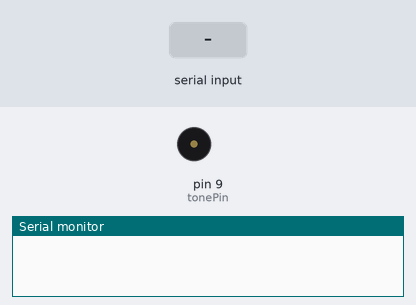
A sketch run on a simulated Arduino Uno, built with avr-gcc and run on an emulated ATmega328P. Parts: buzzer (waves = sounding), the last lines printed to the serial monitor. The inputs (shaded band) are chosen by the test bench.

Above: at 1.2 s.
1.3 s: "0" received over Serial
At 1.4 s:
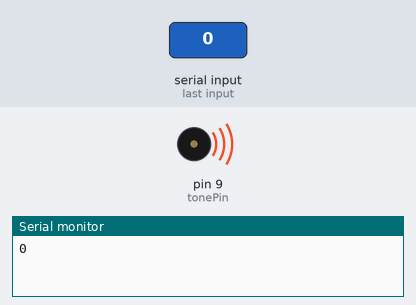
4.3 s: "1" received over Serial
7.3 s: "2" received over Serial
Timing chart, 0 to 10.3 s (numbered marks = the images above; inputs shaded):
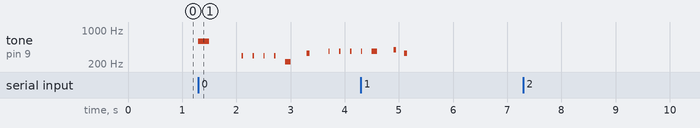

The sketch:

project.ino
```cpp
int tonePin = 9;

void setup()
{
  Serial.begin(9600);
}

void loop()
{
  if(Serial.available()>0)
    {
      char data = Serial.read();
      Serial.println(data);
      switch (data)
      {
        case '0':
                tone(tonePin, 587, 200.0);
    delay(800.0);
    tone(tonePin, 293, 25.0);
    delay(100.0);
    delay(100.0);
    tone(tonePin, 293, 25.0);
    delay(100.0);
    delay(100.0);
    tone(tonePin, 293, 25.0);
    delay(100.0);
    delay(100.0);
    tone(tonePin, 293, 25.0);
    delay(100.0);
    delay(100.0);
    tone(tonePin, 220, 100.0);
    delay(400.0);
    tone(tonePin, 329, 50.0);
    delay(200.0);
    delay(200.0);
    tone(tonePin, 369, 25.0);
    delay(100.0);
    delay(100.0);
    tone(tonePin, 369, 25.0);
    delay(100.0);
    delay(100.0);
    tone(tonePin, 369, 25.0);
    delay(100.0);
    delay(100.0);
    tone(tonePin, 369, 25.0);
    delay(100.0);
    delay(100.0);
    tone(tonePin, 369, 100.0);
    delay(400.0);
    tone(tonePin, 391, 50.0);
    delay(200.0);
    tone(tonePin, 329, 50.0);
    delay(200.0);

        case '1':
                digitalWrite(LED_BUILTIN, HIGH);
                delay(200);
                digitalWrite(LED_BUILTIN, LOW);
                delay(200);
                digitalWrite(LED_BUILTIN, HIGH);
                delay(200);
                digitalWrite(LED_BUILTIN, LOW);
                delay(200);
                digitalWrite(LED_BUILTIN, HIGH);
                delay(200);
                digitalWrite(LED_BUILTIN, LOW);
                delay(200);
                digitalWrite(LED_BUILTIN, HIGH);
                delay(200);
                digitalWrite(LED_BUILTIN, LOW);
                delay(200);
                break;
      }
    }
}
```

Measured:
- after the input at 1.3 s, tone on pin 9 (tonePin): plays 587 Hz for 0.20 s, 293 Hz for 0.03 s, 293 Hz for 0.03 s, 293 Hz for 0.03 s, 293 Hz for 0.03 s, 220 Hz for 0.10 s … (10 notes in this stretch), starting at once
